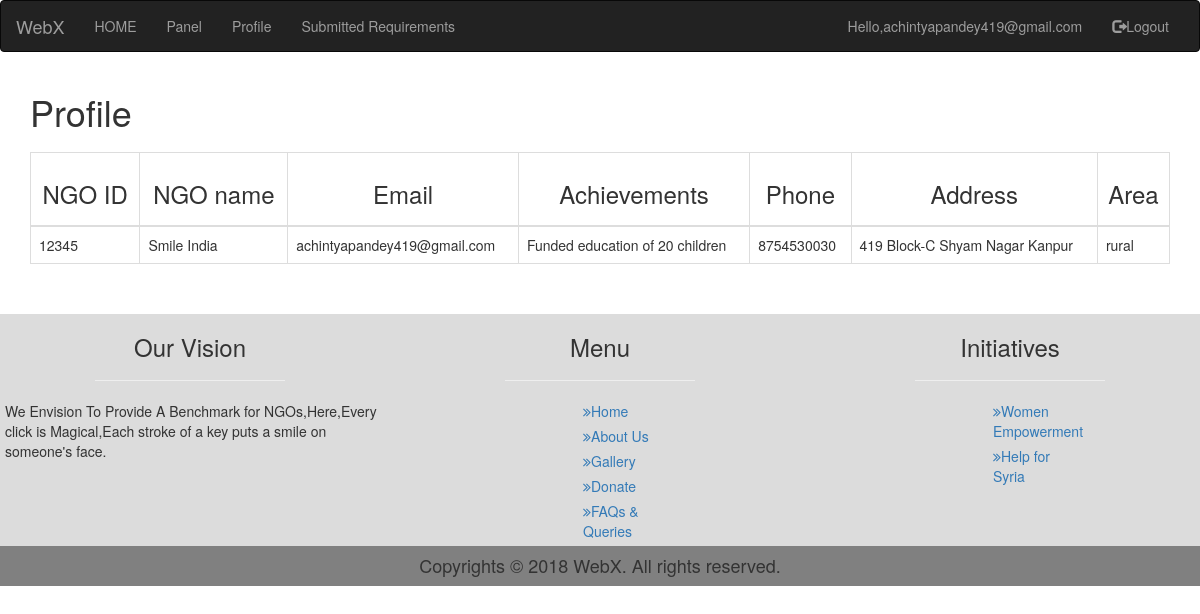
/ngo_profile.php (signed in), run on the app's committed database.
### tables this page shows
CREATE TABLE `registration` (
  `NGO_name` varchar(50) NOT NULL,
  `ngo_id` varchar(50) NOT NULL,
  `Email` varchar(50) NOT NULL,
  `Phone` varchar(50) NOT NULL,
  `address` varchar(100) NOT NULL,
  `Area` varchar(20) NOT NULL,
  `achievements` varchar(150) NOT NULL,
  `Password` varchar(50) NOT NULL,
  `Confirm_Password` varchar(50) NOT NULL,
  `status` varchar(10) NOT NULL
);

### ngo_profile.php (the view, shortened to what this page needs)
<?php
$id=$_SESSION["id"];
?>
<!DOCTYPE html>
<html>
<head>
	<link rel="stylesheet" href="http://maxcdn.bootstrapcdn.com/bootstrap/3.3.6/css/bootstrap.min.css">
</head>
<body>
<?php
include('navlogout.php');
?>
<div class="container" >
<table class="table table-bordered">
    <div class="table responsive">
    <h1>Profile</h1>
    <thead>
    <tr>
    <th><h3>NGO ID</h3></th>
    <th><h3>NGO name</h3></th>
    <th><h3>Email</h3></th>
    <th><h3>Achievements</h3></th>
    <th><h3>Phone</h3></th>
    <th><h3>Address</h3></th>
    <th><h3>Area</h3></th>
    </tr>
    </thead>
    <tbody>
    <?php
    include('connection.php');
$sql=mysqli_query($conn,"select ngo_id,NGO_name,Email,Phone,address,Area,achievements from registration where ngo_id='$id'");
if(mysqli_num_rows($sql)>0)
{
    while($row=mysqli_fetch_assoc($sql))
    {
        echo "<tr>".
        "<td>".$row["ngo_id"]."</td>".
         "<td>".$row["NGO_name"]."</td>".
        "<td>".$row["Email"]."</td>".
        "<td>".$row["achievements"]."</td>".
        "<td>".$row["Phone"]."</td>".
        "<td>".$row["address"]."</td>".
        "<td>".$row["Area"]."</td>".
        "</tr>";
    }
}
else
{
    echo "no results";
}
    ?>
    </tbody>
    </div>
</table>
</div>
<?php
include('footer.php');
?>
</body>
</html>

### style3.css (style rules this page uses)
body { margin: 0; padding: 0; }

### footer.php (style rules this page uses)
h3 { text-align: center; }

### data on the page
registration: ngo_id "12345", NGO_name "Smile India", Email "achintyapandey419@gmail.com", achievements "Funded education of 20 children", Phone "8754530030", address "419 Block-C Shyam Nagar Kanpur", Area "rural"

### other printed values
$_SESSION['ngouser'] "achintyapandey419@gmail.com"
